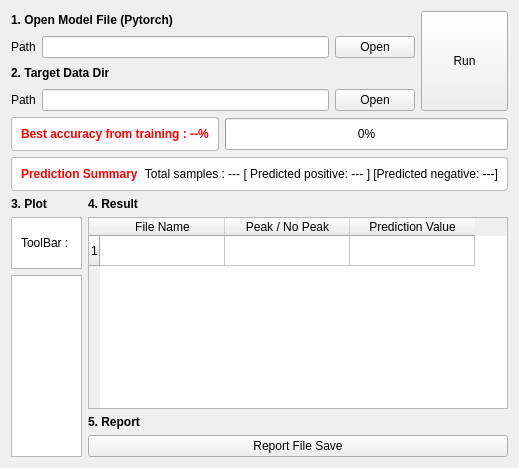
      <widget class="QWidget" name="tab_4">
       <attribute name="title">
        <string>Run (Peak Detection)</string>
       </attribute>
       <layout class="QVBoxLayout" name="verticalLayout_12">
        <item>
         <layout class="QHBoxLayout" name="horizontalLayout_21">
          <property name="topMargin">
           <number>0</number>
          </property>
          <item>
           <layout class="QVBoxLayout" name="verticalLayout_16">
            <property name="bottomMargin">
             <number>0</number>
            </property>
            <item>
             <widget class="QLabel" name="label_23">
              <property name="text">
               <string>&lt;html&gt;&lt;head/&gt;&lt;body&gt;&lt;p&gt;&lt;span style=&quot; font-weight:600;&quot;&gt;1. Open Model File (Pytorch)&lt;/span&gt;&lt;/p&gt;&lt;/body&gt;&lt;/html&gt;</string>
              </property>
             </widget>
            </item>
            <item>
             <layout class="QHBoxLayout" name="horizontalLayout_18">
              <item>
               <widget class="QLabel" name="label_24">
                <property name="text">
                 <string>Path</string>
                </property>
               </widget>
              </item>
              <item>
               <widget class="QLineEdit" name="lineEdit_9"/>
              </item>
              <item>
               <widget class="QPushButton" name="pushButton_18">
                <property name="text">
                 <string>Open</string>
                </property>
               </widget>
              </item>
             </layout>
            </item>
            <item>
             <widget class="QLabel" name="label_31">
              <property name="text">
               <string>&lt;html&gt;&lt;head/&gt;&lt;body&gt;&lt;p&gt;&lt;span style=&quot; font-weight:600;&quot;&gt;2. Target Data Dir&lt;/span&gt;&lt;/p&gt;&lt;/body&gt;&lt;/html&gt;</string>
              </property>
             </widget>
            </item>
            <item>
             <layout class="QHBoxLayout" name="horizontalLayout_22">
              <item>
               <widget class="QLabel" name="label_38">
                <property name="text">
                 <string>Path</string>
                </property>
               </widget>
              </item>
              <item>
               <widget class="QLineEdit" name="lineEdit_10"/>
              </item>
              <item>
               <widget class="QPushButton" name="pushButton_21">
                <property name="text">
                 <string>Open</string>
                </property>
               </widget>
              </item>
             </layout>
            </item>
           </layout>
          </item>
          <item>
           <widget class="QPushButton" name="pushButton_19">
            <property name="minimumSize">
             <size>
              <width>87</width>
              <height>100</height>
             </size>
            </property>
            <property name="text">
             <string>Run</string>
            </property>
           </widget>
          </item>
         </layout>
        </item>
        <item>
         <layout class="QHBoxLayout" name="horizontalLayout_23">
          <property name="topMargin">
           <number>0</number>
          </property>
          <item>
           <widget class="QFrame" name="frame_7">
            <property name="styleSheet">
             <string notr="true">QFrame#frame_7{
border: 1px solid;
border-color: rgb(185, 185, 185);
background-color: rgb(255, 255, 255);
border-radius: 3px;}</string>
            </property>
            <property name="frameShape">
             <enum>QFrame::StyledPanel</enum>
            </property>
            <property name="frameShadow">
             <enum>QFrame::Raised</enum>
            </property>
            <layout class="QHBoxLayout" name="horizontalLayout_27">
             <item>
              <widget class="QLabel" name="label_45">
               <property name="text">
                <string>&lt;html&gt;&lt;head/&gt;&lt;body&gt;&lt;p&gt;&lt;span style=&quot; font-weight:600; color:#ff0000;&quot;&gt;Best accuracy from training : --%&lt;/span&gt;&lt;/p&gt;&lt;/body&gt;&lt;/html&gt;</string>
               </property>
              </widget>
             </item>
            </layout>
           </widget>
          </item>
          <item>
           <widget class="QProgressBar" name="progressBar_2">
            <property name="minimumSize">
             <size>
              <width>0</width>
              <height>32</height>
             </size>
            </property>
            <property name="value">
             <number>0</number>
            </property>
           </widget>
          </item>
         </layout>
        </item>
        <item>
         <widget class="QFrame" name="frame_6">
          <property name="styleSheet">
           <string notr="true">QFrame#frame_6{
border: 1px solid;
border-color: rgb(185, 185, 185);
background-color: rgb(255, 255, 255);
border-radius: 3px;}</string>
          </property>
          <property name="frameShape">
           <enum>QFrame::StyledPanel</enum>
          </property>
          <property name="frameShadow">
           <enum>QFrame::Raised</enum>
          </property>
          <layout class="QHBoxLayout" name="horizontalLayout_24">
           <item>
            <widget class="QLabel" name="label_40">
             <property name="text">
              <string>&lt;html&gt;&lt;head/&gt;&lt;body&gt;&lt;p&gt;&lt;span style=&quot; font-weight:600; color:#ff0000;&quot;&gt;Prediction Summary&lt;/span&gt;&lt;/p&gt;&lt;/body&gt;&lt;/html&gt;</string>
             </property>
            </widget>
           </item>
           <item>
            <widget class="QLabel" name="label_39">
             <property name="text">
              <string>Total samples : --- [ Predicted positive: --- ] [Predicted negative: ---]</string>
             </property>
             <property name="alignment">
              <set>Qt::AlignRight|Qt::AlignTrailing|Qt::AlignVCenter</set>
             </property>
            </widget>
           </item>
          </layout>
         </widget>
        </item>
        <item>
         <layout class="QHBoxLayout" name="horizontalLayout_19">
          <item>
           <layout class="QVBoxLayout" name="verticalLayout_13">
            <item>
             <widget class="QLabel" name="label_27">
              <property name="text">
               <string>&lt;html&gt;&lt;head/&gt;&lt;body&gt;&lt;p&gt;&lt;span style=&quot; font-weight:600;&quot;&gt;3. Plot&lt;/span&gt;&lt;/p&gt;&lt;/body&gt;&lt;/html&gt;</string>
              </property>
             </widget>
            </item>
            <item>
             <widget class="QFrame" name="frame_5">
              <property name="styleSheet">
               <string notr="true">QFrame#frame_5{
border: 1px solid;
border-color: rgb(185, 185, 185);
background-color: rgb(255, 255, 255);}</string>
              </property>
              <property name="frameShape">
               <enum>QFrame::StyledPanel</enum>
              </property>
              <property name="frameShadow">
               <enum>QFrame::Raised</enum>
              </property>
              <layout class="QHBoxLayout" name="horizontalLayout_20">
               <property name="spacing">
                <number>0</number>
               </property>
               <property name="leftMargin">
                <number>9</number>
               </property>
               <property name="topMargin">
                <number>0</number>
               </property>
               <property name="rightMargin">
                <number>9</number>
               </property>
               <property name="bottomMargin">
                <number>0</number>
               </property>
               <item>
                <widget class="QLabel" name="label_30">
                 <property name="text">
                  <string>ToolBar :</string>
                 </property>
                </widget>
               </item>
               <item>
                <widget class="ToolbarWidget" name="ToolbarWidget_3" native="true">
                 <property name="minimumSize">
                  <size>
                   <width>0</width>
                   <height>50</height>
                  </size>
                 </property>
                 <property name="styleSheet">
                  <string notr="true"/>
                 </property>
                </widget>
               </item>
              </layout>
             </widget>
            </item>
            <item>
             <widget class="MatplotlibWidget" name="plot_widget_5" native="true">
              <property name="sizePolicy">
               <sizepolicy hsizetype="Expanding" vsizetype="Expanding">
                <horstretch>0</horstretch>
                <verstretch>0</verstretch>
               </sizepolicy>
              </property>
              <property name="styleSheet">
               <string notr="true">QWidget{
border: 1px solid;
border-color: rgb(185, 185, 185);
background-color: rgb(255, 255, 255);}</string>
              </property>
             </widget>
            </item>
           </layout>
          </item>
          <item>
           <layout class="QVBoxLayout" name="verticalLayout_15">
            <item>
             <widget class="QLabel" name="label_28">
              <property name="text">
               <string>&lt;html&gt;&lt;head/&gt;&lt;body&gt;&lt;p&gt;&lt;span style=&quot; font-weight:600;&quot;&gt;4. Result&lt;/span&gt;&lt;/p&gt;&lt;/body&gt;&lt;/html&gt;</string>
              </property>
             </widget>
            </item>
            <item>
             <widget class="QTableWidget" name="tableWidget_2">
              <property name="sizePolicy">
               <sizepolicy hsizetype="Preferred" vsizetype="Expanding">
                <horstretch>0</horstretch>
                <verstretch>0</verstretch>
               </sizepolicy>
              </property>
              <property name="minimumSize">
               <size>
                <width>420</width>
                <height>0</height>
               </size>
              </property>
              <attribute name="horizontalHeaderCascadingSectionResizes">
               <bool>true</bool>
              </attribute>
              <attribute name="horizontalHeaderDefaultSectionSize">
               <number>125</number>
              </attribute>
              <row>
               <property name="text">
                <string>1</string>
               </property>
              </row>
              <column>
               <property name="text">
                <string>File Name</string>
               </property>
              </column>
              <column>
               <property name="text">
                <string>Peak / No Peak</string>
               </property>
              </column>
              <column>
               <property name="text">
                <string>Prediction Value</string>
               </property>
              </column>
             </widget>
            </item>
            <item>
             <widget class="QLabel" name="label_29">
              <property name="text">
               <string>&lt;html&gt;&lt;head/&gt;&lt;body&gt;&lt;p&gt;&lt;span style=&quot; font-weight:600;&quot;&gt;5. Report&lt;/span&gt;&lt;/p&gt;&lt;/body&gt;&lt;/html&gt;</string>
              </property>
             </widget>
            </item>
            <item>
             <widget class="QPushButton" name="pushButton_20">
              <property name="text">
               <string>Report File Save</string>
              </property>
             </widget>
            </item>
           </layout>
          </item>
         </layout>
        </item>
       </layout>
      </widget>
